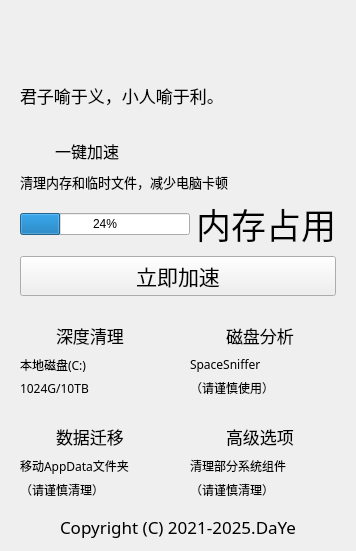
<?xml version="1.0" encoding="UTF-8"?>
<ui version="4.0">
 <class>Form</class>
 <widget class="QWidget" name="Form">
  <property name="geometry">
   <rect>
    <x>0</x>
    <y>0</y>
    <width>356</width>
    <height>551</height>
   </rect>
  </property>
  <property name="windowTitle">
   <string>Form</string>
  </property>
  <layout class="QGridLayout" name="gridLayout_3">
   <item row="5" column="0" colspan="2">
    <layout class="QHBoxLayout" name="horizontalLayout_5">
     <item>
      <spacer name="horizontalSpacer_3">
       <property name="orientation">
        <enum>Qt::Horizontal</enum>
       </property>
       <property name="sizeHint" stdset="0">
        <size>
         <width>40</width>
         <height>20</height>
        </size>
       </property>
      </spacer>
     </item>
     <item>
      <widget class="CaptionLabel" name="label_10">
       <property name="maximumSize">
        <size>
         <width>266</width>
         <height>26</height>
        </size>
       </property>
       <property name="font">
        <font>
         <family>Microsoft YaHei</family>
         <pointsize>13</pointsize>
        </font>
       </property>
       <property name="text">
        <string>Copyright (C) 2021-2025.DaYe</string>
       </property>
      </widget>
     </item>
     <item>
      <spacer name="horizontalSpacer_4">
       <property name="orientation">
        <enum>Qt::Horizontal</enum>
       </property>
       <property name="sizeHint" stdset="0">
        <size>
         <width>40</width>
         <height>20</height>
        </size>
       </property>
      </spacer>
     </item>
    </layout>
   </item>
   <item row="0" column="0">
    <widget class="QLabel" name="label_11">
     <property name="minimumSize">
      <size>
       <width>0</width>
       <height>31</height>
      </size>
     </property>
     <property name="text">
      <string/>
     </property>
    </widget>
   </item>
   <item row="2" column="0" colspan="2">
    <widget class="CardWidget" name="cardWidget" native="true">
     <layout class="QGridLayout" name="gridLayout">
      <item row="0" column="0">
       <layout class="QHBoxLayout" name="horizontalLayout">
        <item>
         <widget class="QLabel" name="label_2">
          <property name="minimumSize">
           <size>
            <width>29</width>
            <height>30</height>
           </size>
          </property>
          <property name="styleSheet">
           <string notr="true">image: url(:/imgs/imgs/booster.png);</string>
          </property>
          <property name="text">
           <string/>
          </property>
         </widget>
        </item>
        <item>
         <widget class="CaptionLabel" name="label">
          <property name="font">
           <font>
            <family>Microsoft YaHei</family>
            <pointsize>12</pointsize>
           </font>
          </property>
          <property name="text">
           <string>一键加速</string>
          </property>
         </widget>
        </item>
        <item>
         <spacer name="horizontalSpacer">
          <property name="orientation">
           <enum>Qt::Horizontal</enum>
          </property>
          <property name="sizeHint" stdset="0">
           <size>
            <width>40</width>
            <height>20</height>
           </size>
          </property>
         </spacer>
        </item>
       </layout>
      </item>
      <item row="4" column="0">
       <widget class="PrimaryPushButton" name="pushButton">
        <property name="font">
         <font>
          <family>Microsoft YaHei UI</family>
          <pointsize>16</pointsize>
         </font>
        </property>
        <property name="text">
         <string>立即加速</string>
        </property>
       </widget>
      </item>
      <item row="3" column="0">
       <layout class="QHBoxLayout" name="horizontalLayout_2">
        <item>
         <widget class="ProgressRing" name="progressBar">
          <property name="value">
           <number>24</number>
          </property>
         </widget>
        </item>
        <item>
         <widget class="CaptionLabel" name="label_4">
          <property name="font">
           <font>
            <family>Microsoft YaHei UI</family>
            <pointsize>26</pointsize>
            <weight>50</weight>
            <bold>false</bold>
           </font>
          </property>
          <property name="text">
           <string>内存占用</string>
          </property>
          <property name="wordWrap">
           <bool>true</bool>
          </property>
         </widget>
        </item>
       </layout>
      </item>
      <item row="1" column="0">
       <widget class="CaptionLabel" name="label_3">
        <property name="font">
         <font>
          <family>Microsoft YaHei</family>
          <pointsize>10</pointsize>
         </font>
        </property>
        <property name="text">
         <string>清理内存和临时文件，减少电脑卡顿</string>
        </property>
        <property name="wordWrap">
         <bool>true</bool>
        </property>
       </widget>
      </item>
     </layout>
    </widget>
   </item>
   <item row="4" column="1">
    <widget class="CardWidget" name="widget_5" native="true">
     <layout class="QHBoxLayout" name="horizontalLayout_10">
      <item>
       <layout class="QVBoxLayout" name="verticalLayout_5">
        <item>
         <layout class="QHBoxLayout" name="horizontalLayout_11">
          <item>
           <widget class="QLabel" name="label_20">
            <property name="minimumSize">
             <size>
              <width>30</width>
              <height>30</height>
             </size>
            </property>
            <property name="styleSheet">
             <string notr="true">image: url(:/imgs/imgs/Senior.png);</string>
            </property>
            <property name="text">
             <string/>
            </property>
           </widget>
          </item>
          <item>
           <widget class="CaptionLabel" name="label_21">
            <property name="font">
             <font>
              <family>Microsoft YaHei</family>
              <pointsize>13</pointsize>
             </font>
            </property>
            <property name="text">
             <string>高级选项</string>
            </property>
            <property name="wordWrap">
             <bool>true</bool>
            </property>
           </widget>
          </item>
          <item>
           <spacer name="horizontalSpacer_7">
            <property name="orientation">
             <enum>Qt::Horizontal</enum>
            </property>
            <property name="sizeHint" stdset="0">
             <size>
              <width>40</width>
              <height>20</height>
             </size>
            </property>
           </spacer>
          </item>
         </layout>
        </item>
        <item>
         <widget class="CaptionLabel" name="label_22">
          <property name="font">
           <font>
            <family>Microsoft YaHei</family>
            <pointsize>9</pointsize>
           </font>
          </property>
          <property name="text">
           <string>清理部分系统组件</string>
          </property>
          <property name="wordWrap">
           <bool>true</bool>
          </property>
         </widget>
        </item>
        <item>
         <widget class="CaptionLabel" name="label_23">
          <property name="minimumSize">
           <size>
            <width>0</width>
            <height>0</height>
           </size>
          </property>
          <property name="font">
           <font>
            <family>Microsoft YaHei</family>
            <pointsize>9</pointsize>
           </font>
          </property>
          <property name="text">
           <string>（请谨慎清理）</string>
          </property>
          <property name="wordWrap">
           <bool>true</bool>
          </property>
         </widget>
        </item>
       </layout>
      </item>
     </layout>
    </widget>
   </item>
   <item row="1" column="0" colspan="2">
    <widget class="CardWidget" name="widget" native="true">
     <property name="minimumSize">
      <size>
       <width>270</width>
       <height>45</height>
      </size>
     </property>
     <layout class="QGridLayout" name="gridLayout_2">
      <item row="0" column="0">
       <widget class="CaptionLabel" name="label_5">
        <property name="font">
         <font>
          <family>Microsoft YaHei</family>
          <pointsize>13</pointsize>
         </font>
        </property>
        <property name="text">
         <string>君子喻于义，小人喻于利。</string>
        </property>
       </widget>
      </item>
     </layout>
    </widget>
   </item>
   <item row="4" column="0">
    <widget class="CardWidget" name="widget_4" native="true">
     <layout class="QHBoxLayout" name="horizontalLayout_8">
      <item>
       <layout class="QVBoxLayout" name="verticalLayout_4">
        <item>
         <layout class="QHBoxLayout" name="horizontalLayout_9">
          <item>
           <widget class="QLabel" name="label_16">
            <property name="minimumSize">
             <size>
              <width>30</width>
              <height>30</height>
             </size>
            </property>
            <property name="styleSheet">
             <string notr="true">image: url(:/imgs/imgs/project_data.png);</string>
            </property>
            <property name="text">
             <string/>
            </property>
           </widget>
          </item>
          <item>
           <widget class="CaptionLabel" name="label_17">
            <property name="font">
             <font>
              <family>Microsoft YaHei</family>
              <pointsize>13</pointsize>
             </font>
            </property>
            <property name="text">
             <string>数据迁移</string>
            </property>
            <property name="wordWrap">
             <bool>true</bool>
            </property>
           </widget>
          </item>
          <item>
           <spacer name="horizontalSpacer_6">
            <property name="orientation">
             <enum>Qt::Horizontal</enum>
            </property>
            <property name="sizeHint" stdset="0">
             <size>
              <width>40</width>
              <height>20</height>
             </size>
            </property>
           </spacer>
          </item>
         </layout>
        </item>
        <item>
         <widget class="CaptionLabel" name="label_18">
          <property name="font">
           <font>
            <family>Microsoft YaHei</family>
            <pointsize>9</pointsize>
           </font>
          </property>
          <property name="text">
           <string>移动AppData文件夹</string>
          </property>
          <property name="wordWrap">
           <bool>true</bool>
          </property>
         </widget>
        </item>
        <item>
         <widget class="CaptionLabel" name="label_19">
          <property name="font">
           <font>
            <family>Microsoft YaHei</family>
            <pointsize>9</pointsize>
           </font>
          </property>
          <property name="text">
           <string>（请谨慎清理）</string>
          </property>
          <property name="wordWrap">
           <bool>true</bool>
          </property>
         </widget>
        </item>
       </layout>
      </item>
     </layout>
    </widget>
   </item>
   <item row="3" column="0">
    <widget class="CardWidget" name="widget_2" native="true">
     <layout class="QHBoxLayout" name="horizontalLayout_4">
      <item>
       <layout class="QVBoxLayout" name="verticalLayout_2">
        <item>
         <layout class="QHBoxLayout" name="horizontalLayout_3">
          <item>
           <widget class="QLabel" name="label_6">
            <property name="minimumSize">
             <size>
              <width>30</width>
              <height>30</height>
             </size>
            </property>
            <property name="styleSheet">
             <string notr="true">image: url(:/imgs/imgs/clean.png);</string>
            </property>
            <property name="text">
             <string/>
            </property>
           </widget>
          </item>
          <item>
           <widget class="CaptionLabel" name="label_7">
            <property name="font">
             <font>
              <family>Microsoft YaHei</family>
              <pointsize>13</pointsize>
             </font>
            </property>
            <property name="text">
             <string>深度清理</string>
            </property>
            <property name="wordWrap">
             <bool>true</bool>
            </property>
           </widget>
          </item>
          <item>
           <spacer name="horizontalSpacer_2">
            <property name="orientation">
             <enum>Qt::Horizontal</enum>
            </property>
            <property name="sizeHint" stdset="0">
             <size>
              <width>40</width>
              <height>20</height>
             </size>
            </property>
           </spacer>
          </item>
         </layout>
        </item>
        <item>
         <widget class="CaptionLabel" name="label_8">
          <property name="font">
           <font>
            <family>Microsoft YaHei</family>
            <pointsize>9</pointsize>
           </font>
          </property>
          <property name="text">
           <string>本地磁盘(C:)</string>
          </property>
          <property name="wordWrap">
           <bool>true</bool>
          </property>
         </widget>
        </item>
        <item>
         <widget class="CaptionLabel" name="label_9">
          <property name="font">
           <font>
            <family>Microsoft YaHei</family>
            <pointsize>9</pointsize>
           </font>
          </property>
          <property name="text">
           <string>1024G/10TB</string>
          </property>
          <property name="wordWrap">
           <bool>true</bool>
          </property>
         </widget>
        </item>
       </layout>
      </item>
     </layout>
    </widget>
   </item>
   <item row="3" column="1">
    <widget class="CardWidget" name="widget_3" native="true">
     <layout class="QHBoxLayout" name="horizontalLayout_6">
      <item>
       <layout class="QVBoxLayout" name="verticalLayout_3">
        <item>
         <layout class="QHBoxLayout" name="horizontalLayout_7">
          <item>
           <widget class="QLabel" name="label_12">
            <property name="minimumSize">
             <size>
              <width>30</width>
              <height>30</height>
             </size>
            </property>
            <property name="maximumSize">
             <size>
              <width>1024</width>
              <height>1024</height>
             </size>
            </property>
            <property name="styleSheet">
             <string notr="true">image: url(:/imgs/imgs/recovery-disk.png);</string>
            </property>
            <property name="text">
             <string/>
            </property>
           </widget>
          </item>
          <item>
           <widget class="CaptionLabel" name="label_13">
            <property name="font">
             <font>
              <family>Microsoft YaHei</family>
              <pointsize>13</pointsize>
             </font>
            </property>
            <property name="text">
             <string>磁盘分析</string>
            </property>
            <property name="wordWrap">
             <bool>true</bool>
            </property>
           </widget>
          </item>
          <item>
           <spacer name="horizontalSpacer_5">
            <property name="orientation">
             <enum>Qt::Horizontal</enum>
            </property>
            <property name="sizeHint" stdset="0">
             <size>
              <width>40</width>
              <height>20</height>
             </size>
            </property>
           </spacer>
          </item>
         </layout>
        </item>
        <item>
         <widget class="CaptionLabel" name="label_14">
          <property name="font">
           <font>
            <family>Microsoft YaHei</family>
            <pointsize>9</pointsize>
           </font>
          </property>
          <property name="text">
           <string>SpaceSniffer</string>
          </property>
         </widget>
        </item>
        <item>
         <widget class="CaptionLabel" name="label_15">
          <property name="font">
           <font>
            <family>Microsoft YaHei</family>
            <pointsize>9</pointsize>
           </font>
          </property>
          <property name="text">
           <string>（请谨慎使用）</string>
          </property>
          <property name="wordWrap">
           <bool>true</bool>
          </property>
         </widget>
        </item>
       </layout>
      </item>
     </layout>
    </widget>
   </item>
  </layout>
 </widget>
 <customwidgets>
  <customwidget>
   <class>CaptionLabel</class>
   <extends>QLabel</extends>
   <header>qfluentwidgets</header>
  </customwidget>
  <customwidget>
   <class>PrimaryPushButton</class>
   <extends>QPushButton</extends>
   <header>qfluentwidgets</header>
  </customwidget>
  <customwidget>
   <class>CardWidget</class>
   <extends>QWidget</extends>
   <header>qfluentwidgets</header>
   <container>1</container>
  </customwidget>
  <customwidget>
   <class>ProgressRing</class>
   <extends>QProgressBar</extends>
   <header>qfluentwidgets</header>
  </customwidget>
 </customwidgets>
 <resources>
  <include location="../resource.qrc"/>
 </resources>
 <connections/>
</ui>
